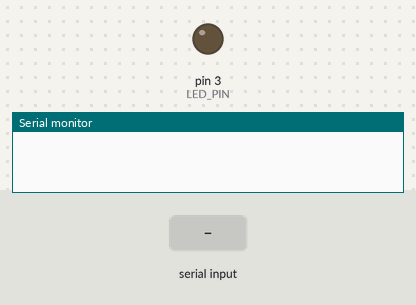
Bench run of a sketch on a simulated Arduino Uno, built with avr-gcc and run on an emulated ATmega328P. On the bench: output pins drawn as LEDs (lit = HIGH), the last lines printed to the serial monitor. The test bench sets the inputs (shaded band).

Above: at 1.2 s.
1.3 s: "1" received over the second serial link
At 1.8 s:
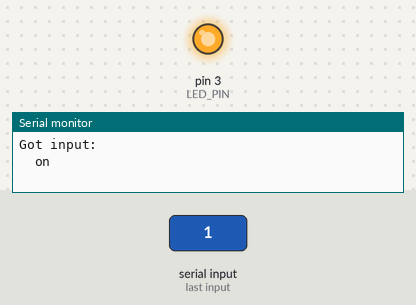
Timing chart, 0 to 4.3 s (numbered marks = the images above; inputs shaded):
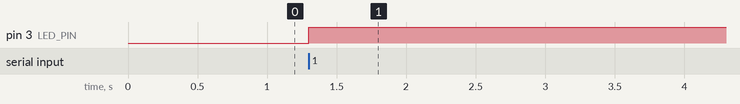

Measured:
- after the input at 1.3 s, pin 3 (LED_PIN): LOW → HIGH at once

The sketch:

bluetooth1.ino
```cpp
#include <SoftwareSerial.h>
#define LED_PIN 3

/// use um resistor de 100 ohms ou não vai funcionar
/// mude a saida da serial para 9600 senao nao vai funcinar
SoftwareSerial mySerial(7, 8); // RX, TX
// Connect HM10      Arduino Uno
//     Pin 1/TXD          Pin 7
//     Pin 2/RXD          Pin 8

void setup() {
  pinMode(LED_PIN, OUTPUT);    /// 23 vermelho
  Serial.begin(9600);
  // If the baudrate of the HM-10 module has been updated,
  // you may need to change 9600 by another value
  // Once you have found the correct baudrate,
  // you can update it using AT+BAUDx command
  // e.g. AT+BAUD0 for 9600 bauds
  mySerial.begin(9600);
}

void loop() {


  int c;


  if (mySerial.available()) {
    c = mySerial.read();
    Serial.println("Got input:");
    if (c != 0)
    {
      // Non-zero input means "turn on LED".
      Serial.println("  on");
      digitalWrite(LED_PIN, HIGH);
    }
    else
    {
      // Input value zero means "turn off LED".
      Serial.println("off");
      digitalWrite(LED_PIN, LOW);
    }
  }

}
```
